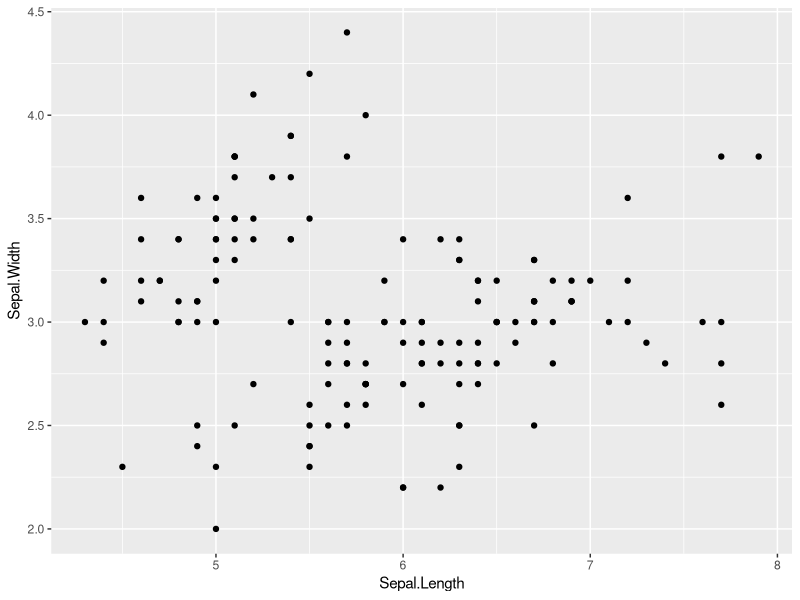
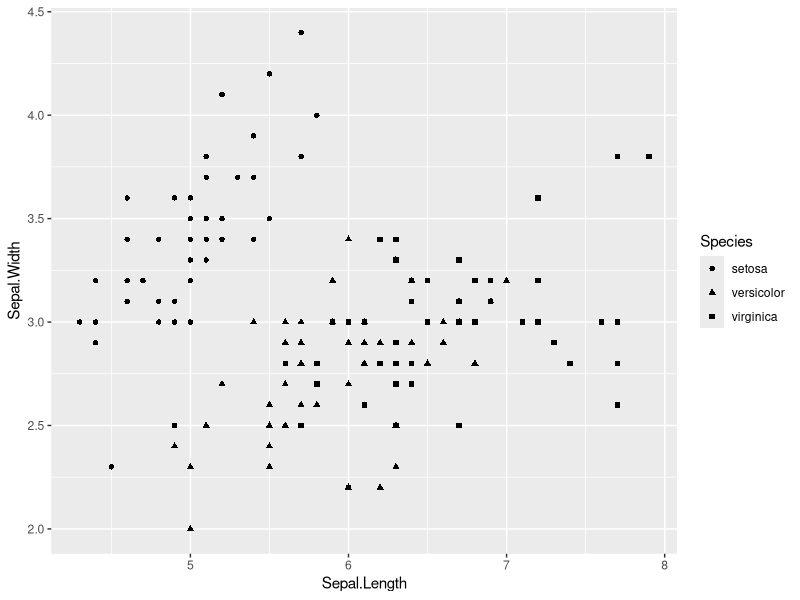
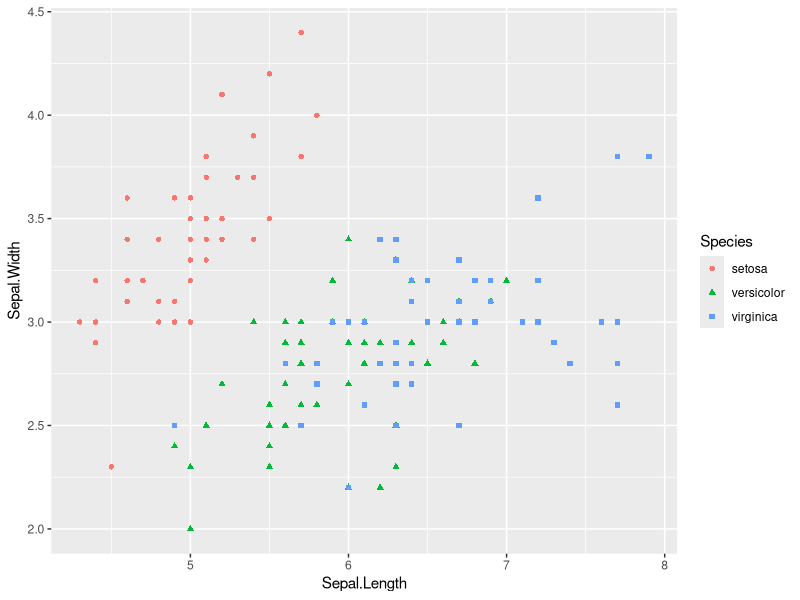
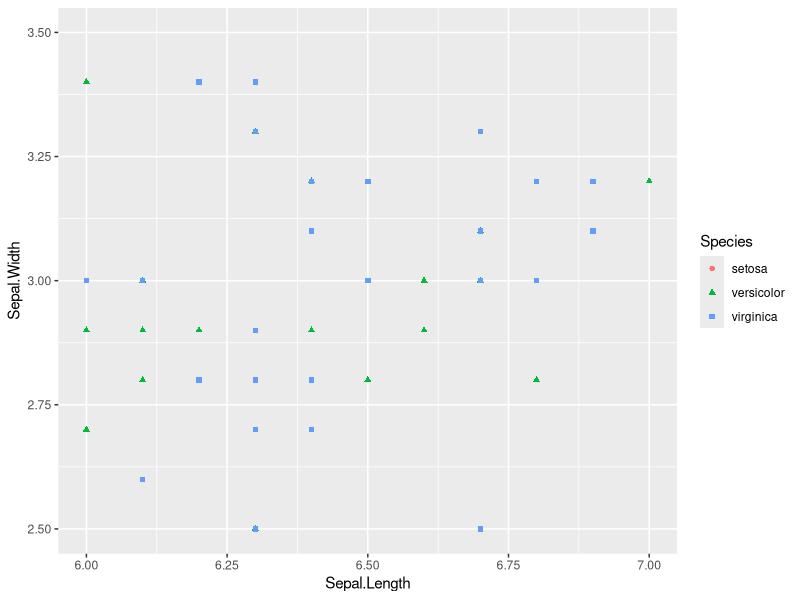
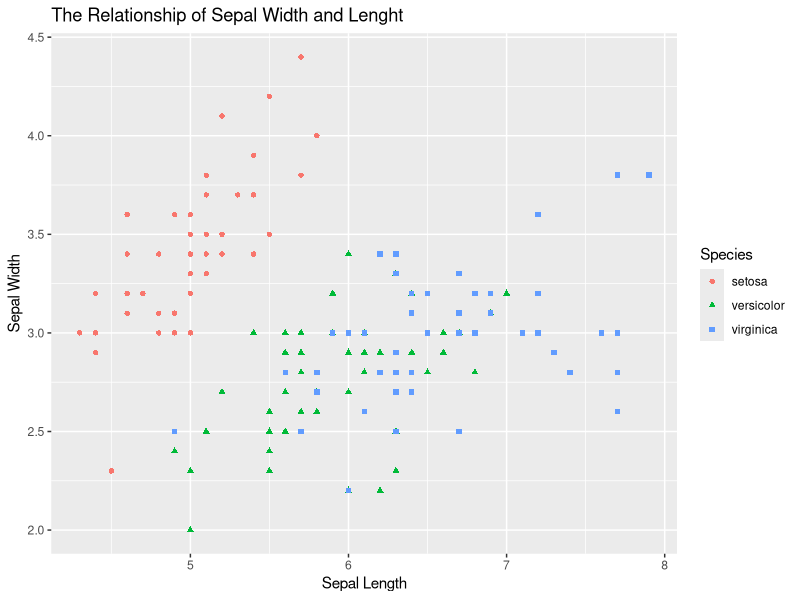
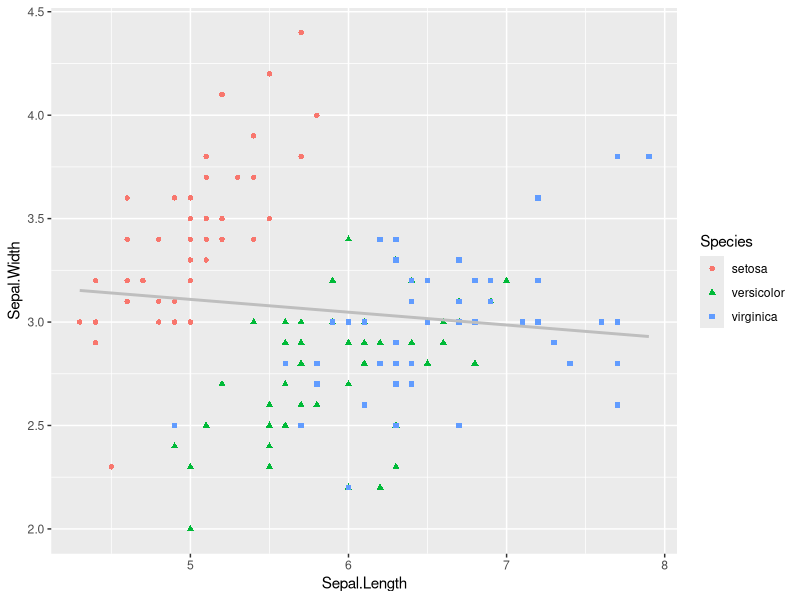
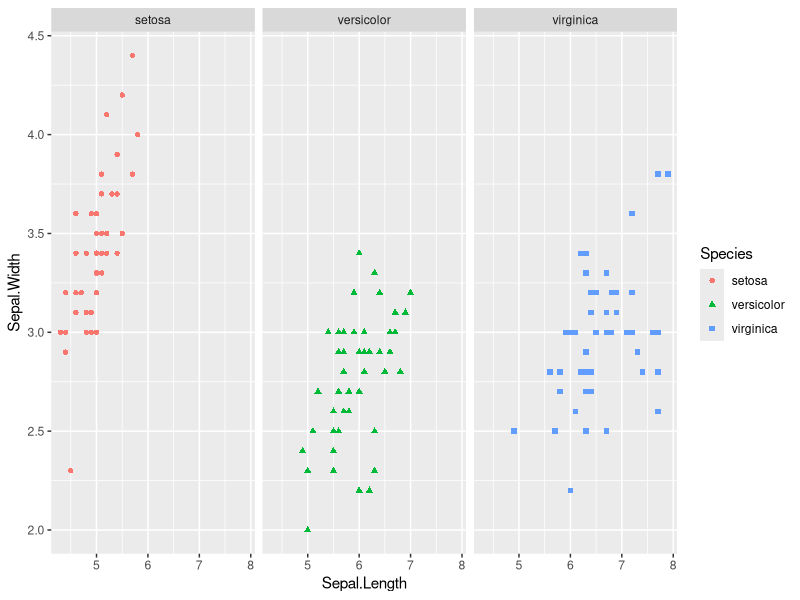
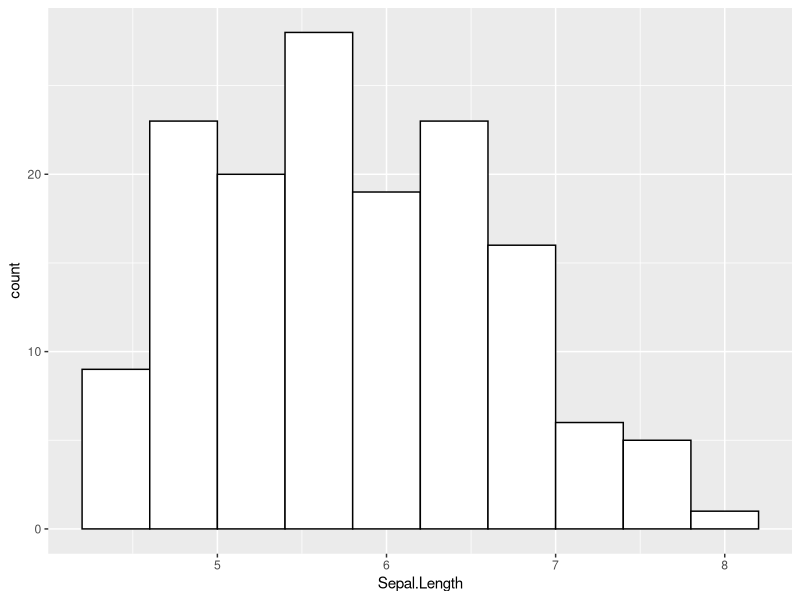

R code for these plots, in order:
## ---- chunk 1

options(scipen = 999)

knitr::opts_chunk$set(echo = T,
                      message = F,
                      warning = F,
                      fig.align = 'center',
                      fig.height = 3,
                      fig.width = 5)

## ---- chunk 2

library(kableExtra)
library(bench)
library(tidyverse)

## ---- chunk 3
ourFirstString <- 'Hello World'
## ---- chunk 4
ourFirstString
## ---- chunk 5
myFirstObject <- 5.4
myFirstObject
## ---- chunk 6
typeof(myFirstObject)
## ---- chunk 7
myFirstVector <- c(1,2,5,7)
## ---- chunk 8
(illegalVector <- c(1,'3',5,FALSE))
## ---- chunk 9
myFirstList <- list(1,'3',5,FALSE)
## ---- chunk 10
(z <- 0:9) # Parentheses will make R print the object
## ---- chunk 11
(digits <- as.character(z))
## ---- chunk 12
(d <- as.integer(digits))
## ---- chunk 13
seq(from=1, to=5, by=1)
## ---- chunk 14
add2 <- function(numbers) {
  return(numbers + 2) # The return statement tells R to output the result
}

add2(1:4)
## ---- chunk 15
numbers <- 1:5

divideBy2AndSquare <- function(numbers) {
  return((numbers/2)^2)
}
## ---- chunk 16
divideBy2AndSquare(numbers)
## ---- chunk 17
season <- 'summer'
if (season == 'summer') {
  print('hot')
} else {
  print('cold')
}
## ---- chunk 18
computeSquare <- function(number) {
  if (number > 0) {
    return(sqrt(number))
  } else {
    return(sqrt(abs(number)))
  }
}
## ---- chunk 19
computeSquare(4)
computeSquare(-16)
## ---- chunk 20
countdown <- function(n){
  while (n > 0) {
    print(n)
    n <- n - 1
  }
  print('Blastoff!')
}
countdown(3)
## ---- chunk 21
countdown <- function(n){
  for (i in n:1) {
    print(i)
  }
  print('Blastoff!')
}
countdown(3)
## ---- chunk 22
table2
## ---- chunk 23
table2 %>%
  pivot_wider(names_from = 'type', values_from = 'count')
## ---- chunk 24
table4a # cases
table4b # population
## ---- chunk 25
table4a %>%
  pivot_longer(`1999`:`2000`,
               names_to = 'year',values_to = 'cases')
table4b %>%
  pivot_longer(`1999`:`2000`,
               names_to = 'year',values_to = 'population')
## ---- chunk 26
table4 <- table4a %>%
  pivot_longer(`1999`:`2000`,
               names_to = 'year',values_to = 'cases')
table4b %>% 
  pivot_longer(`1999`:`2000`,
               names_to = 'year',values_to = 'population') %>%
  left_join(table4,by=c('country','year'))
## ---- chunk 27
table3
## ---- chunk 28
table3Tidy <- table3 %>%
  separate(rate,into=c('cases','population'),sep='/')
## ---- chunk 29
table3Tidy
## ---- chunk 30
table1 %>%
  mutate(rate = cases/population) %>% # we add a new variables
  filter(population > 100000000) %>% # keep if pop > 100 million
  relocate(year) %>% # we move year to the first position
  select(country,year,rate) %>% # we keep only year, country, and rate
  arrange(year,country) # we sort by year and country
## ---- chunk 31
table1 %>%
  filter(country == 'Afghanistan') %>%
  mutate(rate = (cases/population)*100000) %>%
  select(-c(cases,population))
## ---- chunk 32
table1 %>%
  mutate(highPop = if_else(population > 100000000,T,F)) 
## ---- chunk 33
table1 %>%
  mutate(popSize = case_when(population > 1000000000 ~ 'Very Large',
                             population > 100000000 ~ 'Large',
                             TRUE ~ 'Medium or Small')) 
## ---- chunk 34
table1 %>%
  mutate(across(cases:population, ~ .x/1000)) # divide by 1000
## ---- chunk 35
table1 %>%
  group_by(country) %>%
  mutate(maxCases = max(cases)) %>%
  ungroup() # we remove the grouping
## ---- chunk 36
table1 %>%
  group_by(country) %>%
  summarize(maxCases = max(cases)) %>%
  ungroup() # we remove the grouping
## ---- chunk 37
table1 %>%
  group_by(year) %>%
  mutate(averagePop = mean(population)) %>%
  ungroup() %>%
  filter(averagePop == max(averagePop)) %>%
  select(-averagePop)
## ---- chunk 38
head(iris) # Returns the first 5 elements
## ---- chunk 39
ggplot(data=iris)+ # Notice that we use + and not the pipe %>%
  geom_point(mapping=aes(x=Sepal.Length,y=Sepal.Width))
## ---- chunk 40
ggplot(data=iris) + # Notice that we use + and not the pipe %>%
  geom_point(mapping=aes(x=Sepal.Length,y=Sepal.Width,
                         shape=Species))
## ---- chunk 41
plot <- ggplot(data=iris,
               mapping=aes(x=Sepal.Length,y=Sepal.Width) )+
          geom_point(mapping=aes(shape=Species,color=Species)) 
plot
## ---- chunk 42
plot +
  coord_cartesian(xlim=c(6,7),ylim=c(2.5,3.5))
## ---- chunk 43
plot +
  labs(x='Sepal Length',
       y='Sepal Width',
       title='The Relationship of Sepal Width and Lenght')
## ---- chunk 44
plot +
  geom_smooth(method = 'lm', se = F,color='gray') 
## ---- chunk 45
plot +
  facet_wrap(~Species)
## ---- chunk 46
ggplot(iris) +
  geom_histogram(mapping=aes(x=Sepal.Length),
                 bins = 10,color='black',fill='white')
## ---- chunk 47
plot +
  theme_minimal()
## ---- chunk 48
plot +
  theme_bw()
## ---- chunk 49
plot +
  theme_classic()
## ---- chunk 50
ggplot(data=iris) +
  geom_boxplot(mapping=aes(x=Species,y=Sepal.Width)) +
  labs(y='Sepal Width') +
  theme_bw()
## ---- chunk 51
arbitraryOperation <- function(number) {
  trasformedNumber <- log(number*0.3 + 1)
  trasformedNumber <- exp(trasformedNumber)
  return(trasformedNumber)
}
## ---- chunk 52
n <- 100
numbers <- seq(0,2,length.out=n)

result <- vector(mode = "list", length = n)
for(i in 1:n){
    result[[i]] = arbitraryOperation(numbers[i])
}
result <- as.numeric(result)

## ---- chunk 53
mark(
  {
    result <- vector(mode = "list", length = n)
    for(i in 1:n){
      result[[i]] = arbitraryOperation(numbers[i])
    }
    result <- as.numeric(result)
  },
  sapply(numbers,arbitraryOperation),
  arbitraryOperation(numbers),
  iterations=100) %>%
  select(expression,median,mem_alloc) %>%
  mutate(expression=c('For Loop','Sapply','Vectorized')) %>%
  kable(col.names = c('Implementation','Median Execution Time','Memory Allocation')) %>%
  kable_styling()
  
